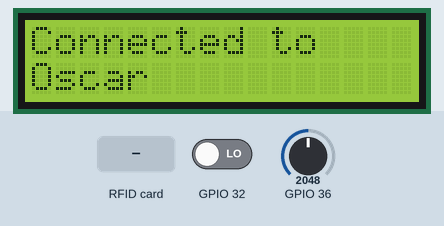
A program run on a simulated ESP32. Shown: 16×2 character LCD. The test bench sets the inputs (shaded band); at power-on: GPIO 32 LOW, GPIO 36 = 2048. WiFi joins after 1.5 s; servers stay silent unless stated; what the program prints to the serial monitor is not drawn.

Above: at 1.7 s.
At 4.8 s:
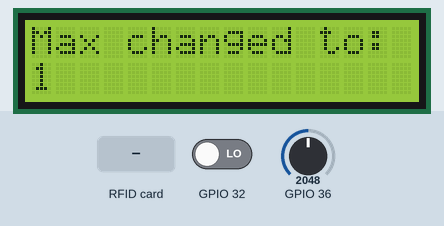
4.9 s: GPIO 32 driven HIGH
At 5.3 s:
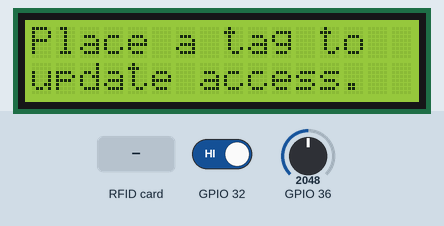
6.4 s: RFID card 5E 7A 19 C4 held to the reader
At 6.46 s:
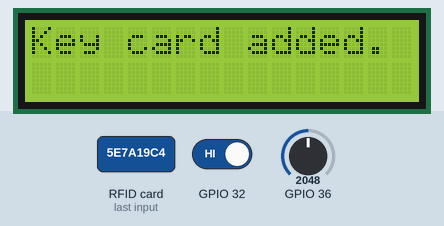
8.0 s: RFID card 5E 7A 19 C4 held to the reader
At 8.07 s:
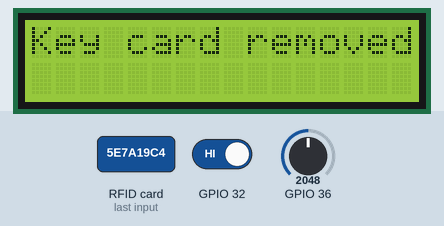
9.6 s: GPIO 36 set to 2701
12.6 s: GPIO 36 set to 2802
15.6 s: GPIO 32 driven LOW
Timing chart, 0 to 18.6 s (numbered marks = the images above; inputs shaded):
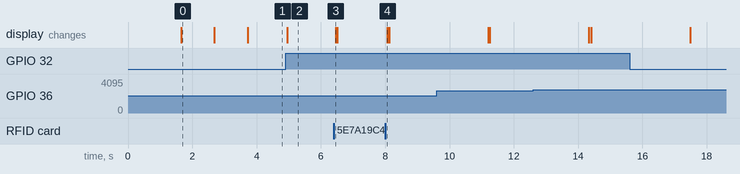

Measured:
- after the input at 4.9 s, the display: changes after 0.05 s (image 2)
- after the input at 6.4 s, the display: changes after 0.06 s (image 3)
- after the input at 8.0 s, the display: changes after 0.07 s (image 4)
- what the display in image 0 shows lasts 1.0 s, from 1.7 s to 2.7 s

The program:

main.cpp
```cpp
// ===================== Include Libraries ========================= //
#include <Arduino.h>
#include "ConnectWiFi.h"
#include "ESPServer.h"
#include "Lock.h"
#include "RFID.h"
#include "Controls.h"
#include "LCD.h"

// ===================== Motor Pin Definitions ===================== //

#define IN1 15                                                       // Motor Pin for IN1
#define IN2 2                                                        // Motor Pin for IN2
#define IN3 4                                                        // Motor Pin for IN3
#define IN4 16                                                       // Motor Pin for IN4

// ===================== LCD Pin Definitions ======================= //

#define LCD_ADDRESS 0x27                                             // LCD Address
#define LCD_COLUMNS 16                                               // LCD Columns
#define LCD_ROWS 2                                                   // LCD Rows

// SDA = 21, SCL = 22                                                // LCD Pin SDA and SCL

// ==================== Motor Speed Definitions ==================== //

#define stepsPerRevolultion 2048                                     // Steps per Revolution

// ===================== RFID Pin Definitions ====================== //

#define SS_PIN   5                                                   // RFID Pin (SDA)
#define SCK_PIN  18                                                  // RFID Pin (SCK)
#define RST_PIN  17                                                  // RFID Pin

// MOSI = 23, MISO = 19                                              // RFID Pin MOSI, MISO

// ===================== Button Pin Definitions ==================== //

#define BUTTON 32                                                    // Button Pin
#define POT    36                                                    // Potentiometer Pin

// ===================== WiFi Definitions ========================== //

char* ssid = "Oscar";                                                // WiFi Name
char* password = "oscar12345";                                       // WiFi Password

// ====================== Global Objects =========================== //

Lock lock(stepsPerRevolultion, IN1, IN3, IN2, IN4);                  // Lock Object
RFID rfid(lock,SS_PIN, RST_PIN);                                     // RFID Object
ESPServer server(80, lock, rfid);                                    // Server Object                                    // RFID Object
Controls control(POT, BUTTON, lock, rfid);                           // Controls Object
LCD lcd(LCD_ADDRESS, LCD_COLUMNS, LCD_ROWS);                         // LCD Object
ConnectWiFi wifi;                                                    // WiFi Object

// ===================== Setup and Loop ============================ //

void setup() {                                                       // Setup
  Serial.begin(115200);                                              // Start Serial Monitor
  lcd.setupLCD();                                                    // Setup LCD
  lcd.writeLCD("Starting", "System");                                // Print to LCD
  wifi.connect(ssid, password);                                      // Connect to WiFi
  while(wifi.isConnected() == false) {                               // While not connected to WiFi
    lcd.writeLCD("Connecting to", ssid);                             // Print to LCD
    delay(1000);                                                     // Wait 1000ms
  }
  lcd.writeLCD("Connected to", ssid);                                // Print to LCD
  delay(1000);                                                       // Wait 1000ms
  server.begin();                                                    // Start Server
  Serial.println("Server Running: " + wifi.getIP());                 // Print to Serial Monitor
  lcd.writeLCD("Server Running:", wifi.getIP());                     // Print to LCD
  delay(1000);                                                       // Wait 1000ms

}

void loop() {                                                        // Loop
  rfid.RMain();                                                      // RFID Main
  lock.update();                                                     // Lock Update
  control.adjustMax();                                               // Adjust Max Speed
  if(!wifi.isConnected()) {                                          // If not connected to WiFi
    wifi.connect(ssid, password);                                    // Connect to WiFi
  }
}
// ===================== End of File =============================== //
```

Controls.cpp
```cpp
#include <Controls.h>
#include <SPI.h>
#include <arduino.h>

Controls::Controls(int potPin,int butPin, Lock& lock, RFID& rfid) : _rfid(rfid), _lock(lock){
    _potPin = potPin;
    _butPin = butPin;
    pinMode(_butPin, INPUT_PULLDOWN);
}

void Controls::adjustMax(){
    int potValue = map(analogRead(_potPin), 0, 4095, 0, 3);
    _previousMax = _lock.getMax();
    if (_previousMax != potValue){
        _lock.updateMax(potValue);
        Serial.println("Max changed to: " + String(potValue));
        lcd.writeLCD("Max changed to: ", String(potValue));
    }
    _interrupt_time = millis();
    // If interrupts come faster than 200ms, assume it's a bounce and ignore
    if (_interrupt_time - _last_interrupt_time > _debounceDelay) {
        if (digitalRead(_butPin) == HIGH) {
            _last_interrupt_time = _interrupt_time;
            _rfid.updateAccess();
        }
    }
}
```

Controls.h
```cpp
#include <SPI.h>
#include <RFID.h>
#include <Lock.h>
#include <LCD.h>

extern LCD lcd;

class Controls{
public:
    Controls(int inp,int butPin, Lock& lock, RFID& rfid);
    void adjustMax();

private:
    int _potPin;
    int _butPin;
    RFID& _rfid;
    Lock& _lock;
    int _previousMax;
    unsigned long _last_interrupt_time = 0;
    unsigned long _interrupt_time;
    const unsigned long _debounceDelay = 200;

};
```

ESPServer.cpp
```cpp
// Liberies included:
#include "ESPServer.h"


// This is the constructor for the ESPServer class.
// It takes a port number and a reference to a Lock object.
// It creates a new AsyncWebServer object and stores it in the _server field.
// It also stores the reference to the Lock object in the _lock field.

// This constructor is defined in src/ESPServer.cpp
// This constructor is declared in src/ESPServer.h
// This constructor is called in src/main.cpp

ESPServer::ESPServer(int port, Lock& lock, RFID& rfid)            // Constructor
  : _server(new AsyncWebServer(port)), _lock(lock), _rfid(rfid) {
}

void ESPServer::begin() {                             // This function creates the routes for the web server.

    String html = "<!DOCTYPE html>";                  // This is the HTML for the web page.
    html += "<html>";                                 // It is stored in a String object.
    html += "<head>";                                 // And it is sent to the client when they visit the root path.
    html += "<title>My Lock Web Server</title>";
    html += "<meta name=\"viewport\" content=\"width=device-width, initial-scale=1\">";
    html += "<style>";
    html += "body {";
    html += "  font-family: Arial, Helvetica, sans-serif;";
    html += "  background-color: #f2f2f2;";
    html += "}";
    html += ".container {";
    html += "  margin: auto;";
    html += "  max-width: 600px;";
    html += "  padding: 20px;";
    html += "  background-color: white;";
    html += "  box-shadow: 0px 0px 10px 0px rgba(0,0,0,0.2);";
    html += "}";
    html += ".header {";
    html += "  text-align: center;";
    html += "}";
    html += "h1 {";
    html += "  font-size: 2.5rem;";
    html += "}";
    html += ".button-container {";
    html += "  display: flex;";
    html += "  justify-content: center;";
    html += "}";
    html += "button {";
    html += "  background-color: #4CAF50;";
    html += "  color: white;";
    html += "  padding: 15px 32px;";
    html += "  text-align: center;";
    html += "  text-decoration: none;";
    html += "  display: inline-block;";
    html += "  font-size: 1.5rem;";
    html += "  margin: 10px;";
    html += "  border-radius: 5px;";
    html += "  border: none;";
    html += "  cursor: pointer;";
    html += "}";
    html += "button:disabled {";
    html += "  background-color: gray;";
    html += "  cursor: not-allowed;";
    html += "}";
    html += ".description {";
    html += "  text-align: center;";
    html += "}";
    html += "table {";
    html += "  width: 100%;";
    html += "  border-collapse: collapse;";
    html += "}";
    html += "th, td {";
    html += "  border: 1px solid black;";
    html += "  padding: 8px;";
    html += "  text-align: left;";
    html += "}";
    html += "th {";
    html += "  background-color: #f2f2f2;";
    html += "}";
    html += "</style>";
    html += "</head>";
    html += "<body>";
    html += "<div class=\"container\">";
    html += "<div class=\"header\">";
    html += "<h1>My Lock Web Server</h1>";
    html += "</div>";
    html += "<div class=\"description\">";
    html += "<p>This web server allows you to unlock and lock a stepper motor-based lock.</p>";
    html += "<p>Current visitors: <span id=\"visitors\">0</span> / <span id=\"max-visitors\">0</span></p>";
    html += "</div>";
    html += "<div class=\"button-container\">";
    html += "<button id=\"unlock-btn\" onclick=\"unlock()\">Unlock</button>";     // This is the button that unlocks the lock.
    html += "</div>";
    html += "<div class=\"button-container\">";
    html += "<button id=\"add-tag-btn\" onclick=\"addTag()\">Add Tag</button>"; // This is the new button for adding a new RFID tag.
    html += "</div>";
    html += "</div>";
    html += "<h2>Authorized Tags</h2>";
    html += "<table id=\"authorized-tags\">";
    html += "<thead>";
    html += "<tr><th>Tag ID</th></tr>";
    html += "</thead>";
    html += "<tbody></tbody>";
    html += "</table>";
    html += "<h2>Active Tags</h2>";
    html += "<table id=\"active-tags\">";
    html += "<thead>";
    html += "<tr><th>Tag ID</th></tr>";
    html += "</thead>";
    html += "<tbody></tbody>";
    html += "</table>";
    html += "<script>";
    html += "function unlock() {";
    html += "  var btn = document.getElementById('unlock-btn');";
    html += "  if (btn.disabled) { return; }";
    html += "  btn.innerHTML = 'Unlocking...';";
    html += "  btn.disabled = true;";
    html += "  var xhr = new XMLHttpRequest();";
    html += "  xhr.open('GET', '/unlock', true);";
    html += "  xhr.send();";
    html += "  setTimeout(function() {";
    html += "    btn.innerHTML = 'Unlock';";
    html += "    btn.disabled = false;";
    html += "  }, " + String(BUTTONTIMEOUT) + ");";           // This is the timeout value. It is stored in the BUTTONTIMEOUT constant.
    html += "}";
    // html += "function addTag() {";
    // html += "  var xhr = new XMLHttpRequest();";
    // html += "  xhr.open('GET', '/add-tag', true);"; // This is the path that the server will listen to for adding a new tag.
    // html += "  xhr.send();";
    // html += "}";
    html += "function updateTables() {";
    html += "  fetch('/authorized-tags')";
    html += "    .then(response => response.json())";
    html += "    .then(tags => updateTable('authorized-tags', tags));";
    html += "  fetch('/active-tags')";
    html += "    .then(response => response.json())";
    html += "    .then(tags => updateTable('active-tags', tags));";
    html += "}";
    html += "function updateTable(tableId, tags) {";
    html += "  const table = document.getElementById(tableId);";
    html += "  const tbody = table.querySelector('tbody');";
    html += "  tbody.innerHTML = '';";
    html += "  for (const tag of tags) {";
    html += "    const tr = document.createElement('tr');";
    html += "    const td = document.createElement('td');";
    html += "    td.textContent = tag;";
    html += "    tr.appendChild(td);";
    html += "    tbody.appendChild(tr);";
    html += "  }";
    html += "}";
    html += "document.addEventListener('DOMContentLoaded', () => {";
    html += "  updateTables();";
    html += "  setInterval(updateTables, 5000);"; // Update tables every 5 seconds
    html += "});";
    html += "function updateCurrentVisitors() {";
    html += "  var xhr = new XMLHttpRequest();";
    html += "  xhr.open(\"GET\", \"/visitors\", true);";
    html += "  xhr.onload = function () {";
    html += "    if (xhr.readyState == 4 && xhr.status == 200) {";
    html += "      document.getElementById(\"visitors\").textContent = xhr.responseText;";
    html += "    }";
    html += "  };";
    html += "  xhr.send();";
    html += "}";
    // html += "// Call updateCurrentVisitors() every 5 seconds";
    html += "setInterval(updateCurrentVisitors, 5000);";
    // html += "// Call updateCurrentVisitors() initially to populate the value when the page loads";
    html += "updateCurrentVisitors();";
    html += "function updateMaxVisitors() {";
    html += "  var xhr = new XMLHttpRequest();";
    html += "  xhr.open(\"GET\", \"/max-visitors\", true);";
    html += "  xhr.onload = function () {";
    html += "    if (xhr.readyState == 4 && xhr.status == 200) {";
    html += "      document.getElementById(\"max-visitors\").textContent = xhr.responseText;";
    html += "    }";
    html += "  };";
    html += "  xhr.send();";
    html += "}";

    // html += "// Call updateMaxVisitors() every 5 seconds";
    html += "setInterval(updateMaxVisitors, 1000);";

    // html += "// Call updateMaxVisitors() initially to populate the value when the page loads";
    html += "updateMaxVisitors();";
    html += "</script>";
    html += "</body>";
    html += "</html>";


    _server->on("/max-visitors", HTTP_GET, [&](AsyncWebServerRequest *request) {
        request->send(200, "text/plain", String(_lock.getMax()));
    });

    _server->on("/visitors", HTTP_GET, [&](AsyncWebServerRequest *request) {
        request->send(200, "text/plain", String(_rfid.getCount()));
    });


    _server->on("/authorized-tags", HTTP_GET, [&](AsyncWebServerRequest *request) {
        request->send(200, "application/json", _rfid.allowedTagsJSON());
    });

    _server->on("/active-tags", HTTP_GET, [&](AsyncWebServerRequest *request) {
        request->send(200, "application/json", _rfid.existingTagsJSON());
    });

    _server->on("/add-tag", HTTP_GET, [&](AsyncWebServerRequest *request) {
        request->send(200, "text/plain", "Adding tag, please wait...");
        // xTaskCreate([](void* pvParameters) {
        //   ESPServer* server = static_cast<ESPServer*>(pvParameters);
        //   server->addNewTag();
        //   vTaskDelete(NULL);
        // }, "add-tag", 4096, this, 1, NULL);
        _rfid.updateAccess();
    });

    _server->on("/", HTTP_GET, [html](AsyncWebServerRequest *request) {     // This is the route for the root path.
        request->send(200, "text/html", html);                              // It sends the HTML to the client.
        // Serial.println("Someone visited the main");                      // And it prints a message to the serial monitor. (used for debugging)
    });

    _server->on("/unlock", HTTP_GET, [&](AsyncWebServerRequest *request) {  // This is the route for the /unlock path.
        Serial.println("Unlocked using webserver");                     // And it prints a message to the serial monitor. (used for debugging)
        _lock.unlock();                                                     // It calls the unlock() method on the Lock object.
        request->send(200, "text/plain", "OK");                             // And it sends a 200 (not a 404 error page) OK response to the client.

    });
  _server->begin();                                                         // This starts the web server.
}
```

ESPServer.h
```cpp
// This is to make sure we don't declare the function more than once by including the header multiple times:
#ifndef ESPSERVER_H
#define ESPSERVER_H

// Liberies included:
#include <ESPAsyncWebServer.h>
#include <Lock.h>
#include <WiFiUdp.h>
#include <NTPClient.h>
#include <SPIFFS.h>
#include <RFID.h>

#define BUTTONTIMEOUT 15000             // defining the timeout for the button to be pressed in milliseconds (ms) (15 seconds)

class ESPServer {                       // This is the ESPServer class.
public:                                 // It has two public functions:
  ESPServer(int port, Lock& lock, RFID& rfid);      // The constructor
  void begin();                         // The begin function


private:                                // It has three private fields:
  AsyncWebServer *_server;              // A pointer to an AsyncWebServer object
  Lock& _lock;                          // A reference to a Lock object
  RFID& _rfid;                          // A reference to a RFID object


  void addNewTag();

};

#endif // ESPSERVER_H                   // This is to make sure we don't declare the function more than once by including the header multiple times.
```

Lock.cpp
```cpp
#include "Lock.h"

Lock::Lock(int stepsPerRevolultion, int IN1, int IN2, int IN3, int IN4)
    : _stepper(stepsPerRevolultion, IN1, IN2, IN3, IN4), _locked(true), _maxCustomers(0) {
        _stepper.setSpeed(15);
    }

void Lock::unlock() {
    if (_locked) {
        _locked = false;
        _stepper.step(STEPS);
        _unlockTime = millis();
    }
}

void Lock::update() {
    if (!_locked && (millis() - _unlockTime) >= UNLOCKTIME) {
        _stepper.step(-STEPS);
        _locked = true;
    } else {

    }
}

bool Lock::isLocked() {
    return _locked;
}

void Lock::updateMax(int maxCustomers) {
    _maxCustomers = maxCustomers;
}

int Lock::getMax() {
    return _maxCustomers;
}
```

Lock.h
```cpp
#ifndef LOCK_H
#define LOCK_H

#include <Arduino.h>
#include <Stepper.h>
#include <LCD.h>


#define STEPS 2048
#define UNLOCKTIME 5000

extern LCD lcd;

class Lock {
public:
  Lock(int stepsPerRevolultion, int IN1, int IN2, int IN3, int IN4);
  void unlock();
  void update();
  bool isLocked();
  void updateMax(int maxCustomers);
  int getMax();
private:
    Stepper _stepper;
    bool _locked;
    unsigned long _unlockTime;
    int _maxCustomers;
};
#endif // LOCK_H
```

Source omitted: RFID.cpp (5915 bytes), RFID.h (894 bytes), connectWiFi.cpp (1752 bytes), connectWiFi.h (433 bytes), LCD.cpp (867 bytes), LCD.h (350 bytes)
